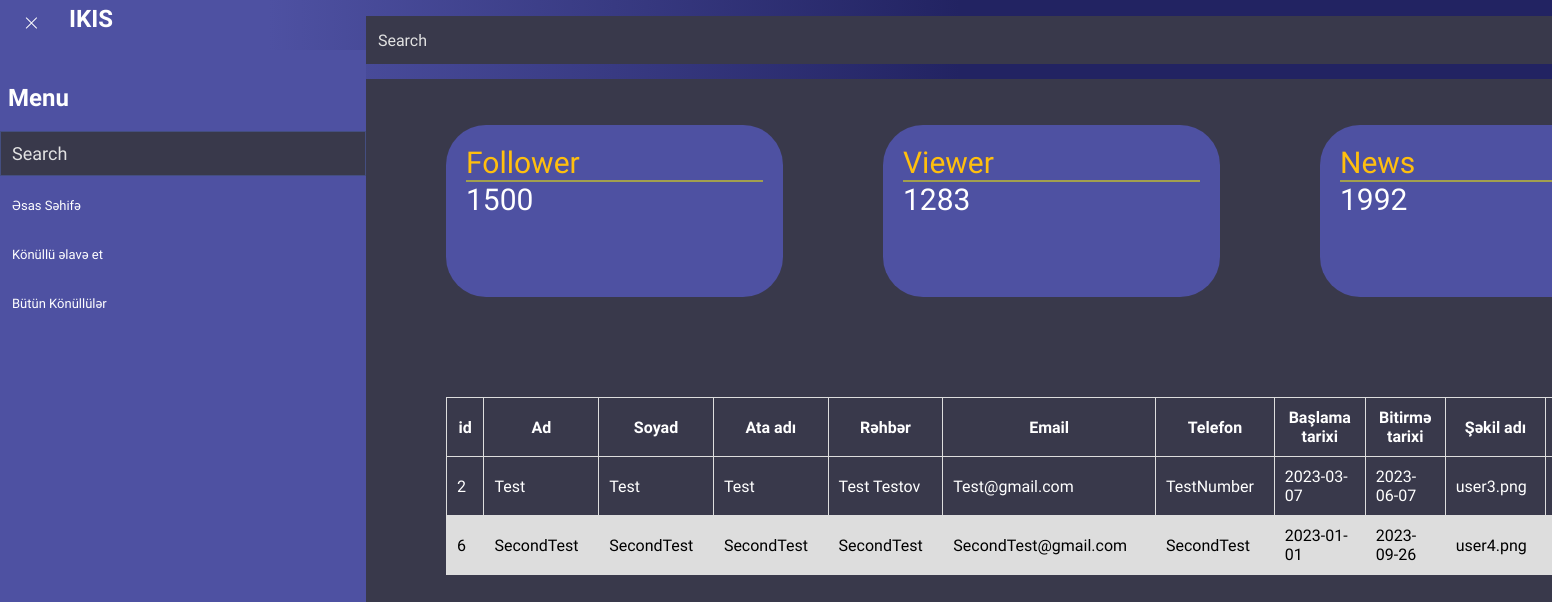
/admin/index.php (signed in), run on the app's committed database.
### tables this page shows
CREATE TABLE `volunteerinfos` (
  `id` int(11) NOT NULL,
  `name` varchar(255) NOT NULL,
  `surname` varchar(255) NOT NULL,
  `fatherName` varchar(255) NOT NULL,
  `leader` varchar(255) NOT NULL,
  `email` varchar(255) NOT NULL,
  `phoneNumber` varchar(255) NOT NULL,
  `startTime` date NOT NULL,
  `finishTime` date DEFAULT NULL,
  `image` varchar(255) NOT NULL,
  `gender` varchar(255) NOT NULL
);

### admin/index.php (the view, shortened to what this page needs)
<?php
include "functions/connections.php";
$sql = "SELECT * FROM volunteerinfos";
$result = $conn->query( $sql );
?>
<!DOCTYPE html>
<html lang="en">
<?php
include "C:/xampp/htdocs/Internship/VolunteerProject/admin/includes/head.php";
?>
<body>
  <?php
  include "C:/xampp/htdocs/Internship/VolunteerProject/admin/includes/nav.php";
  ?>
  <main>
    <?php
    include "C:/xampp/htdocs/Internship/VolunteerProject/admin/includes/sidebar.php";
    ?>
    <div class="container">
      <div class="fa-1">
        <div class="follower">
          <span class="text">Follower
            <hr>
          </span>
          <p class="numbers">1500</p>
        </div>
        <div class="viewer">
          <span class="text">Viewer
            <hr>
          </span>
          <p class="numbers">1283</p>
        </div>
        <div class="news">
          <span class="text">News
            <hr>
          </span>
          <p class="numbers">1992</p>
        </div>
      </div>
      <table class="table">
        <thead>
          <tr>
            <th scope="col">id</th>
            <th scope="col">Ad</th>
            <th scope="col">Soyad</th>
            <th scope="col">Ata adı</th>
            <th scope="col">Rəhbər</th>
            <th scope="col">Email</th>
            <th scope="col">Telefon</th>
            <th scope="col">Başlama tarixi</th>
            <th scope="col">Bitirmə tarixi</th>
            <th scope="col">Şəkil adı</th>
            <th scope="col">Cinsiyyəti</th>
          </tr>
        </thead>
        <tbody>
          <?php
          if ($result->num_rows > 0) {
            while ($row = $result->fetch_assoc()) {
              ?>
              <tr>
                <td>
                  <?php echo $row[ "id" ] ?>
                </td>
                <td>
                  <?php echo $row[ "name" ] ?>
                </td>
                <td>
                  <?php echo $row[ "surname" ] ?>
                </td>
                <td>
                  <?php echo $row[ "fatherName" ] ?>
                </td>
                <td>
                  <?php echo $row[ "leader" ] ?>
                </td>
                <td>
                  <?php echo $row[ "email" ] ?>
                </td>
                <td>
                  <?php echo $row[ "phoneNumber" ] ?>
                </td>
                <td>
                  <?php echo $row[ "startTime" ] ?>
                </td>
                <td>
                  <?php echo $row[ "finishTime" ] ?>
                </td>
                <td>
                  <?php echo $row[ "image" ] ?>
                </td>
                <td>
                </td>
              </tr>
              <?php
            }
          }
          ?>
        </tbody>
      </table>
    </div>
  </main>
</body>
</html>

### admin/includes/head.php (shortened to what this page needs)
<head>
    <link rel="stylesheet" href="http://localhost/Internship/VolunteerProject/admin/assets/style.css">
</head>

### admin/includes/nav.php (shortened to what this page needs)
<nav>
      <div class="header">
        <h1>IKIS</h1>
        <input class="form-control" type="text" placeholder="Search">
      </div>
    </nav>

### admin/includes/sidebar.php
<div class="menu-bar">
  <div class="row">
    <div class="left" style="background-color: #4E51A2;"><br>
      <h2>Menu</h2><br>
      <input type="text" id="mySearch" onkeyup="myFunction()" placeholder="Search" title="Type in a category">
      <ul id="myMenu">
        <li><a href="http://localhost/Internship/VolunteerProject/admin/index.php">Əsas Səhifə</a></li>
        <li><a href="http://localhost/Internship/VolunteerProject/admin/users/create_volunteer.php">Könüllü
            əlavə et</a>
        </li>
        <li><a href="http://localhost/Internship/VolunteerProject/admin/allVolunteers.php">Bütün Könüllülər</a></li>
      </ul>
    </div>
  </div>
</div>

### admin/assets/style.css (style rules this page uses)
* { margin: 0; padding: 0; box-sizing: border-box; user-select: none; -webkit-user-drag: none; font-family: 'Prompt', sans-serif; }
body { background-color: #39394B; }
.header { background: rgb(78, 81, 162); background: linear-gradient(90deg, rgba(78, 81, 162, 1) 14%, rgba(34, 35, 98, 1) 50%); height: 79px; background-color: #4E51A2; }
.text { font-size: 30px; color: #ffbf0e; }
hr { border: 1px solid #A29F4E; }
.numbers { font-size: 30px; color: #ffffff; }
nav { background-color: #4E51A2; width: 1366px; height: 50px; color: rgb(255, 255, 255); }
.bi { margin: 23px 0px 0px 20px; }
.bi-x-lg { margin-top: 13px; margin-left: 24px; cursor: pointer; }
.header { display: flex; }
h1 { margin-left: 30px; padding-top: 5px; }
.form-control { display: block; width: 100%; height: 48px; padding: 0.375rem 0.75rem; font-size: 1rem; font-weight: 400; line-height: 1.5; margin: 16px 0 0 150px; background-clip: padding-box; border: var(--bs-border-width) solid var(--bs-border-color); -webkit-appearance: none; -moz-appearance: none; appearance: none; border-radius: var(--bs-border-radius); transition: border-color .15s ease-in-out, box-shadow .15s ease-in-out; }
.row { display: flex; width: 262px; height: 550px; color: white; }
input, textarea { background-color: #39394B; }
*::placeholder { color: #e2e2e2; }
input, select, textarea { color: #000000; }
.left { flex: 35%; padding: 15px 0; }
.left h2 { padding-left: 8px; }
#mySearch { width: 100%; font-size: 18px; padding: 11px; border: 1px solid #444e80; }
#myMenu { list-style-type: none; padding: 0; margin: 0; font-size: small; }
#myMenu li a { margin-top: 10px; padding: 12px; text-decoration: none; color: white; display: block }
main { display: flex; }
.container { color: white; width: 100%; padding: 25px 30px; border-radius: 5px; }
.follower, .viewer, .news { width: 337px; height: 172px; background-color: #4E51A2; border-radius: 40px; margin: 50px; padding: 20px 20px 0 20px; }
.fa-1 { display: flex }
table { margin: 50px; color: white; font-family: arial, sans-serif; border-collapse: collapse; width: 1200px; }
th { width: 30px; text-align: center !important; }
td, th { border: 1px solid #dddddd; text-align: left; padding: 10px; }
tr:nth-child(even) { background-color: #dddddd; color: black; }
@media screen and (min-width: 1367px) and (max-width:1920px) { .row { width: 366px; height: 887px; } }
@media screen and (min-width: 1367px) and (max-width:1920px) { nav { width: 1920px; } }
@media screen and (min-width: 1367px) and (max-width:1920px) { .form-control { margin-left: 253px; } }

### data on the page
volunteerinfos: id "2", name "Test", surname "Test", fatherName "Test", leader "Test Testov", email "Test@gmail.com", phoneNumber "TestNumber", startTime "2023-03-07", finishTime "2023-06-07", image "user3.png"
volunteerinfos: id "6", name "SecondTest", surname "SecondTest", fatherName "SecondTest", leader "SecondTest", email "SecondTest@gmail.com", phoneNumber "SecondTest", startTime "2023-01-01", finishTime "2023-09-26", image "user4.png"
